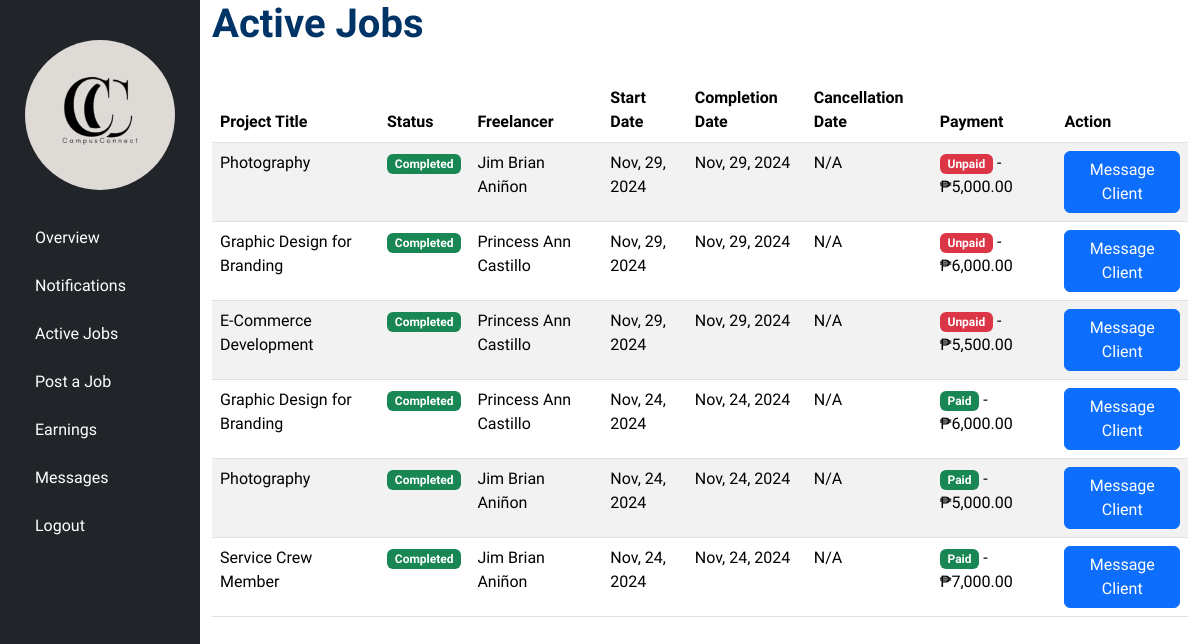
The app's page /freelancer/active-jobs.php (signed in) with its own data.
### tables this page shows
CREATE TABLE `projects` (
  `project_id` int(100) NOT NULL COMMENT 'Primary Key	',
  `client_id` int(100) NOT NULL COMMENT 'Foreign key (users.user_id)	',
  `freelancer_id` int(100) NOT NULL COMMENT 'Foreign key (users.user_id)	',
  `job_id` int(100) DEFAULT NULL COMMENT 'Reference to Jobs Table	',
  `status` enum('ongoing','completed','cancelled') NOT NULL DEFAULT 'ongoing',
  `started_at` timestamp NOT NULL DEFAULT current_timestamp(),
  `completed_at` timestamp NULL DEFAULT NULL,
  `cancelled_at` timestamp NULL DEFAULT NULL,
  `review_left` tinyint(1) DEFAULT 0,
  `amount_paid` decimal(10,2) DEFAULT 0.00,
  `payment_status` enum('paid','pending','unpaid') DEFAULT 'pending'
);

CREATE TABLE `services` (
  `service_id` int(100) NOT NULL,
  `freelancer_id` int(100) NOT NULL,
  `title` varchar(100) NOT NULL,
  `description` text NOT NULL,
  `price` decimal(10,2) NOT NULL,
  `created_at` timestamp NOT NULL DEFAULT current_timestamp()
);

### includes/user_auth.php (called while the page is built, shortened)
<?php
$user_id = $_SESSION['user_id'];

### freelancer/active-jobs.php (the view, shortened to what this page needs)
<?php
require_once '../includes/connection.php';
require_once '../includes/user_auth.php';
$query = "
    SELECT
        p.project_id, p.status, p.started_at, p.completed_at, p.cancelled_at,
        s.title AS project_title,
        CONCAT(u.first_name, ' ', u.last_name) AS freelancer_name,
        p.payment_status, p.amount_paid,
        p.client_id, p.freelancer_id
    FROM projects p
    JOIN services s ON p.job_id = s.service_id
    JOIN users u ON p.freelancer_id = u.user_id
    WHERE p.client_id = $user_id
    ORDER BY p.started_at DESC
";
$result = mysqli_query($conn, $query);
?>
<!DOCTYPE html>
<html lang="en">
<head>
    <link href="https://cdnjs.cloudflare.com/ajax/libs/bootstrap/5.3.1/css/bootstrap.min.css" rel="stylesheet">
    <link rel="stylesheet" href="css/sidebar.css">
    <link rel="stylesheet" href="../assets/css/resets.css">
</head>
<body>
<div class="container-fluid">
    <div class="row">
        <?php include('includes/sidebar.php'); ?>
            <main class="col-md-9 col-lg-10">
                <section class="overview-page">
                    <h1>Active Jobs</h1>
                    <?php if (mysqli_num_rows($result) == 0): ?>
                        <div class="alert alert-info">
                            You have no projects added yet.
                        </div>
                    <?php else: ?>
                        <div class="table-responsive">
                            <table class="table table-striped">
                                <thead>
                                    <tr>
                                        <th>Project Title</th>
                                        <th>Status</th>
                                        <th>Freelancer</th>
                                        <th>Start Date</th>
                                        <th>Completion Date</th>
                                        <th>Cancellation Date</th>
                                        <th>Payment</th>
                                        <th>Action</th>
                                    </tr>
                                </thead>
                                <tbody>
                                    <?php while ($row = mysqli_fetch_assoc($result)): ?>
                                        <tr>
                                            <td><?php echo htmlspecialchars($row['project_title']); ?></td>
                                            <td>
                                                <?php
                                                    switch ($row['status']) {
                                                        case 'completed':
                                                            echo '<span class="badge bg-success">Completed</span>';
                                                            break;
                                                    }
                                                ?>
                                            </td>
                                            <td><?php echo htmlspecialchars($row['freelancer_name']); ?></td>
                                            <td><?php echo date('M, d, Y', strtotime($row['started_at'])); ?></td>
                                            <td><?php echo $row['completed_at'] ? date('M, d, Y', strtotime($row['completed_at'])) : 'N/A'; ?></td>
                                            <td><?php echo $row['cancelled_at'] ? date('M, d, Y', strtotime($row['cancelled_at'])) : 'N/A'; ?></td>
                                            <td>
                                                <?php
                                                    if ($row['payment_status'] == 'paid') {
                                                        echo '<span class="badge bg-success">Paid</span> - ₱' . number_format($row['amount_paid'], 2);
                                                    } elseif ($row['payment_status'] == 'pending') {
                                                        echo '<span class="badge bg-warning">Pending</span> - ₱' . number_format($row['amount_paid'], 2);
                                                    } else {
                                                        echo '<span class="badge bg-danger">Unpaid</span> - ₱' . number_format($row['amount_paid'], 2);
                                                    }
                                                ?>
                                            </td>
                                            <td>
                                                <a href="chat.php?client_id=<?php echo $row['client_id']; ?>"
                                                    class="btn btn-primary">Message Client</a>
                                            </td>
                                        </tr>
                                    <?php endwhile; ?>
                                </tbody>
                            </table>
                        </div>
                    <?php endif; ?>
                </section>
            </main>
        </div>
    </div>
</body>
</html>

### freelancer/css/sidebar.css (style rules this page uses)
.overview-page h1 { font-size: 2.5rem; color: #003366; font-weight: bold; margin-bottom: 30px; }

### records on screen
projects: services.title "Photography", status "Completed", freelancer_name "Jim Brian Aniñon", started_at "Nov, 29, 2024", completed_at "Nov, 29, 2024", shows "N/A", amount_paid "5,000.00"
projects: services.title "Graphic Design for Branding", status "Completed", freelancer_name "Princess Ann Castillo", started_at "Nov, 29, 2024", completed_at "Nov, 29, 2024", shows "N/A", amount_paid "6,000.00"
projects: services.title "E-Commerce Development", status "Completed", freelancer_name "Princess Ann Castillo", started_at "Nov, 29, 2024", completed_at "Nov, 29, 2024", shows "N/A", amount_paid "5,500.00"
projects: services.title "Graphic Design for Branding", status "Completed", freelancer_name "Princess Ann Castillo", started_at "Nov, 24, 2024", completed_at "Nov, 24, 2024", shows "N/A", amount_paid "6,000.00"
projects: services.title "Photography", status "Completed", freelancer_name "Jim Brian Aniñon", started_at "Nov, 24, 2024", completed_at "Nov, 24, 2024", shows "N/A", amount_paid "5,000.00"
projects: services.title "Service Crew Member", status "Completed", freelancer_name "Jim Brian Aniñon", started_at "Nov, 24, 2024", completed_at "Nov, 24, 2024", shows "N/A", amount_paid "7,000.00"
